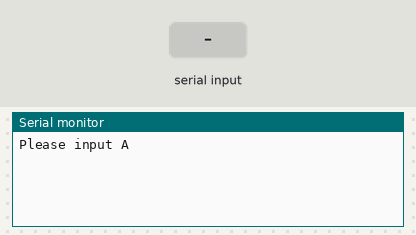
A sketch run on a simulated ESP32. On the bench: the last lines printed to the serial monitor. The test bench sets the inputs (shaded band).

Above: at 1.2 s.
1.3 s: "90,45\n" received over Serial
At 2.8 s:
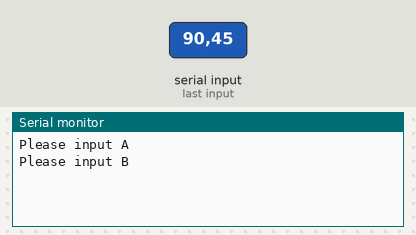
3.8 s: "30,150\n" received over Serial
At 5.9 s:
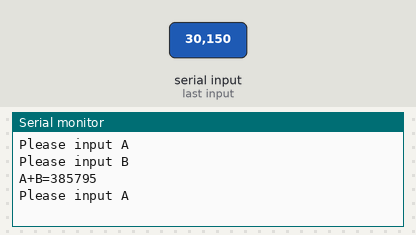

The sketch:

usart_text.ino
```cpp
String A = "0"; //用于存储用户输入的字符串A
String B = "0"; //用于存储用户输入的字符串B
int A_number = 0; //用于存储字符串转换成整型的数字A
int B_number = 0; //用于存储字符串转换成整型的数字B
bool A_flag = false; //判断用户是否输入A
bool B_flag = false; //判断用户是否输入B

void setup() {
  Serial.begin(115200);  //初始化串口1
}

void loop() {
  if(!A_flag && !B_flag)  //此时用户没有输入A和B，两个标志位均为false
  {
    Serial.printf("Please input A \r\n");
    while(Serial.available() == 0); //等待用户输入A
    A = Serial.readString(); //存储字符串A
    A_flag = true; //A已经输入，更新标志位
  }
  if(A_flag && !B_flag)   //此时用户已经输入A，只有B标志位为false
  {
    Serial.printf("Please input B \r\n");
    while(Serial.available() == 0); //等待用户输入B
    B = Serial.readString(); //存储字符串B
    B_flag = true; //B已经输入，更新标志位
  }
  if(A_flag && B_flag)  //此时用户已经输入A和B，将字符串转换为整型并相加
  {
    for(int i=0;i<A.length()-1;i++) //将A转换为整型
    {
      A_number = A_number*10 + (A.charAt(i)-'0');
    }
    for(int i=0;i<B.length()-1;i++) //将B转换为整型
    {
      B_number = B_number*10 + (B.charAt(i)-'0');
    }
    Serial.printf("A+B=%d\r\n",A_number+B_number); //将A和B相加并输出
    A_number = 0;   //数字A归零
    B_number = 0;   //数字B归零
    A_flag = false; //标志位A改为false
    B_flag = false; //标志位B改为false

  }

}
```

Measured:
- after the input at 1.3 s, the serial monitor: prints a new line after 1.0 s (image 1)
- after the input at 3.8 s, the serial monitor: prints a new line after 1.0 s (image 2)
